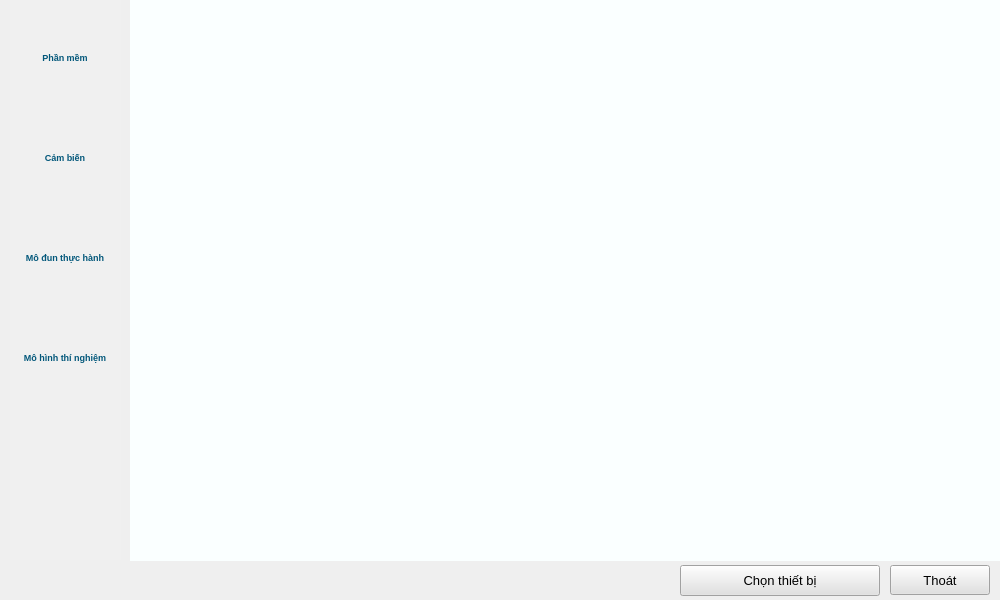
<?xml version="1.0" encoding="UTF-8"?>
<ui version="4.0">
 <class>FrmDeviceTable</class>
 <widget class="QMainWindow" name="FrmDeviceTable">
  <property name="geometry">
   <rect>
    <x>0</x>
    <y>0</y>
    <width>1000</width>
    <height>600</height>
   </rect>
  </property>
  <property name="minimumSize">
   <size>
    <width>1000</width>
    <height>600</height>
   </size>
  </property>
  <property name="maximumSize">
   <size>
    <width>1000</width>
    <height>600</height>
   </size>
  </property>
  <property name="windowTitle">
   <string>MainWindow</string>
  </property>
  <widget class="QWidget" name="centralwidget">
   <widget class="QListWidget" name="listWidget_Group">
    <property name="geometry">
     <rect>
      <x>10</x>
      <y>0</y>
      <width>111</width>
      <height>560</height>
     </rect>
    </property>
    <property name="styleSheet">
     <string notr="true">background-color: rgb(240, 240, 240);</string>
    </property>
    <property name="frameShape">
     <enum>QFrame::NoFrame</enum>
    </property>
    <property name="frameShadow">
     <enum>QFrame::Sunken</enum>
    </property>
    <property name="alternatingRowColors">
     <bool>false</bool>
    </property>
    <property name="textElideMode">
     <enum>Qt::ElideMiddle</enum>
    </property>
    <property name="movement">
     <enum>QListView::Static</enum>
    </property>
    <property name="viewMode">
     <enum>QListView::IconMode</enum>
    </property>
    <property name="modelColumn">
     <number>0</number>
    </property>
    <property name="uniformItemSizes">
     <bool>true</bool>
    </property>
    <property name="selectionRectVisible">
     <bool>false</bool>
    </property>
   </widget>
   <widget class="QToolButton" name="toolButton_groupSensor">
    <property name="geometry">
     <rect>
      <x>15</x>
      <y>120</y>
      <width>100</width>
      <height>75</height>
     </rect>
    </property>
    <property name="font">
     <font>
      <pointsize>7</pointsize>
      <weight>75</weight>
      <bold>true</bold>
     </font>
    </property>
    <property name="styleSheet">
     <string notr="true">QToolButton#toolButton_groupSensor{
color: rgb(2, 87, 122);
background-color: rgb(240, 240, 240);
border: none;
border-style: outset;
border-width: 0px;
border-radius: 15px;
}
QToolButton#toolButton_groupSensor:hover{
background-color: rgb(25, 149, 173);
color: rgb(255, 255, 255);
}</string>
    </property>
    <property name="text">
     <string>Cảm biến</string>
    </property>
    <property name="icon">
     <iconset resource="../group.qrc">
      <normaloff>:/icon/group/iconSensorGroup_off.jpg</normaloff>
      <activeoff>:/icon/group/iconSensorGroup_on.jpg</activeoff>:/icon/group/iconSensorGroup_off.jpg</iconset>
    </property>
    <property name="iconSize">
     <size>
      <width>50</width>
      <height>50</height>
     </size>
    </property>
    <property name="toolButtonStyle">
     <enum>Qt::ToolButtonTextUnderIcon</enum>
    </property>
    <property name="autoRaise">
     <bool>true</bool>
    </property>
   </widget>
   <widget class="QToolButton" name="toolButton_groupModule">
    <property name="geometry">
     <rect>
      <x>15</x>
      <y>220</y>
      <width>100</width>
      <height>75</height>
     </rect>
    </property>
    <property name="font">
     <font>
      <pointsize>7</pointsize>
      <weight>75</weight>
      <bold>true</bold>
     </font>
    </property>
    <property name="styleSheet">
     <string notr="true">QToolButton#toolButton_groupModule{
color: rgb(2, 87, 122);
background-color: rgb(240, 240, 240);
border: none;
border-style: outset;
border-width: 0px;
border-radius: 15px;
}
QToolButton#toolButton_groupModule:hover{
background-color: rgb(25, 149, 173);
color: rgb(255, 255, 255);
}</string>
    </property>
    <property name="text">
     <string>Mô đun thực hành</string>
    </property>
    <property name="icon">
     <iconset resource="../group.qrc">
      <normaloff>:/icon/group/iconModuleGroup_off.jpg</normaloff>
      <activeoff>:/icon/group/iconModuleGroup_on.jpg</activeoff>:/icon/group/iconModuleGroup_off.jpg</iconset>
    </property>
    <property name="iconSize">
     <size>
      <width>50</width>
      <height>50</height>
     </size>
    </property>
    <property name="toolButtonStyle">
     <enum>Qt::ToolButtonTextUnderIcon</enum>
    </property>
    <property name="autoRaise">
     <bool>true</bool>
    </property>
   </widget>
   <widget class="QToolButton" name="toolButton_groupSystem">
    <property name="geometry">
     <rect>
      <x>15</x>
      <y>320</y>
      <width>100</width>
      <height>75</height>
     </rect>
    </property>
    <property name="font">
     <font>
      <pointsize>7</pointsize>
      <weight>75</weight>
      <bold>true</bold>
     </font>
    </property>
    <property name="toolTip">
     <string/>
    </property>
    <property name="styleSheet">
     <string notr="true">QToolButton#toolButton_groupSystem{
color: rgb(2, 87, 122);
background-color: rgb(240, 240, 240);
border: none;
border-style: outset;
border-width: 0px;
border-radius: 15px;
}
QToolButton#toolButton_groupSystem:hover{
background-color: rgb(25, 149, 173);
color: rgb(255, 255, 255);
}</string>
    </property>
    <property name="text">
     <string>Mô hình thí nghiệm</string>
    </property>
    <property name="icon">
     <iconset resource="../group.qrc">
      <normaloff>:/icon/group/iconSystemGroup_off.jpg</normaloff>
      <activeoff>:/icon/group/iconSystemGroup_on.jpg</activeoff>:/icon/group/iconSystemGroup_off.jpg</iconset>
    </property>
    <property name="iconSize">
     <size>
      <width>50</width>
      <height>50</height>
     </size>
    </property>
    <property name="toolButtonStyle">
     <enum>Qt::ToolButtonTextUnderIcon</enum>
    </property>
    <property name="autoRaise">
     <bool>true</bool>
    </property>
   </widget>
   <widget class="QToolButton" name="toolButton_groupSoftware">
    <property name="geometry">
     <rect>
      <x>15</x>
      <y>20</y>
      <width>100</width>
      <height>75</height>
     </rect>
    </property>
    <property name="font">
     <font>
      <pointsize>7</pointsize>
      <weight>75</weight>
      <bold>true</bold>
     </font>
    </property>
    <property name="styleSheet">
     <string notr="true">QToolButton#toolButton_groupSoftware{
color: rgb(2, 87, 122);
background-color: rgb(240, 240, 240);
border: none;
border-style: outset;
border-width: 0px;
border-radius: 15px;
}
QToolButton#toolButton_groupSoftware:hover{
background-color: rgb(25, 149, 173);
color: rgb(255, 255, 255);
}</string>
    </property>
    <property name="text">
     <string>Phần mềm</string>
    </property>
    <property name="icon">
     <iconset resource="../group.qrc">
      <normaloff>:/icon/group/iconSoftwareGroup_off.jpg</normaloff>
      <activeoff>:/icon/group/iconSoftwareGroup_on.jpg</activeoff>:/icon/group/iconSoftwareGroup_off.jpg</iconset>
    </property>
    <property name="iconSize">
     <size>
      <width>50</width>
      <height>50</height>
     </size>
    </property>
    <property name="toolButtonStyle">
     <enum>Qt::ToolButtonTextUnderIcon</enum>
    </property>
    <property name="autoRaise">
     <bool>true</bool>
    </property>
   </widget>
   <widget class="QListWidget" name="listWidget_Type">
    <property name="geometry">
     <rect>
      <x>130</x>
      <y>0</y>
      <width>871</width>
      <height>561</height>
     </rect>
    </property>
    <property name="styleSheet">
     <string notr="true">background-color: rgb(250, 255, 255);</string>
    </property>
    <property name="frameShape">
     <enum>QFrame::NoFrame</enum>
    </property>
    <property name="frameShadow">
     <enum>QFrame::Sunken</enum>
    </property>
   </widget>
   <widget class="QPushButton" name="pushButton_Cancel">
    <property name="geometry">
     <rect>
      <x>890</x>
      <y>565</y>
      <width>100</width>
      <height>30</height>
     </rect>
    </property>
    <property name="font">
     <font>
      <pointsize>10</pointsize>
      <weight>50</weight>
      <bold>false</bold>
     </font>
    </property>
    <property name="styleSheet">
     <string notr="true">background-color: rgb(225, 225, 225);</string>
    </property>
    <property name="text">
     <string>Thoát</string>
    </property>
    <property name="shortcut">
     <string>Esc</string>
    </property>
   </widget>
   <widget class="QPushButton" name="pushButton_selectDevice">
    <property name="geometry">
     <rect>
      <x>680</x>
      <y>565</y>
      <width>200</width>
      <height>31</height>
     </rect>
    </property>
    <property name="font">
     <font>
      <pointsize>10</pointsize>
      <weight>50</weight>
      <bold>false</bold>
     </font>
    </property>
    <property name="styleSheet">
     <string notr="true">background-color: rgb(225, 225, 225);</string>
    </property>
    <property name="text">
     <string>Chọn thiết bị</string>
    </property>
    <property name="shortcut">
     <string>Return</string>
    </property>
   </widget>
  </widget>
 </widget>
 <tabstops>
  <tabstop>toolButton_groupSoftware</tabstop>
  <tabstop>toolButton_groupSensor</tabstop>
  <tabstop>toolButton_groupModule</tabstop>
  <tabstop>toolButton_groupSystem</tabstop>
  <tabstop>pushButton_selectDevice</tabstop>
  <tabstop>pushButton_Cancel</tabstop>
  <tabstop>listWidget_Type</tabstop>
  <tabstop>listWidget_Group</tabstop>
 </tabstops>
 <resources>
  <include location="../group.qrc"/>
 </resources>
 <connections/>
</ui>
